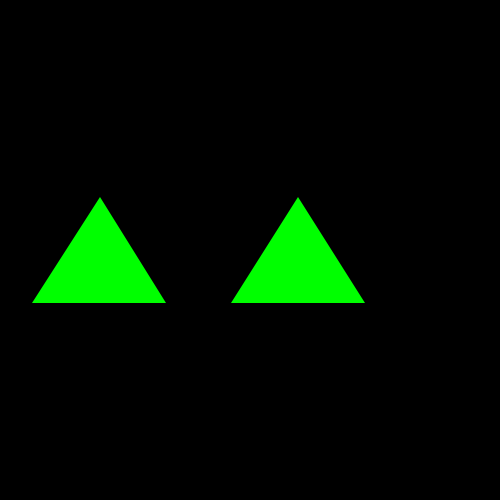
Frame 1 (no input)
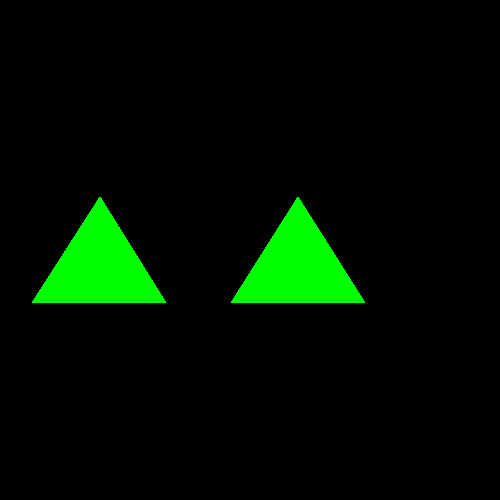
Frame 60 (the mouse pressed at the canvas centre just before this capture)
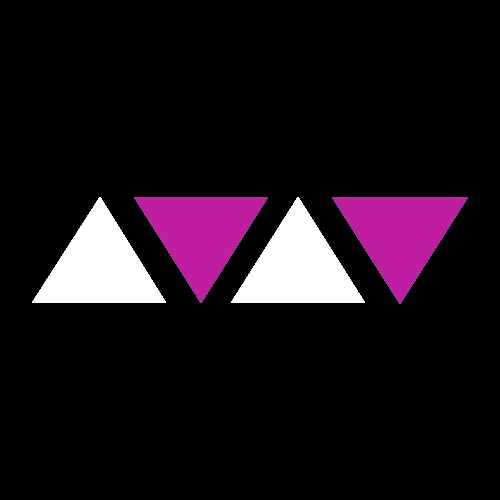
Frame 120 (the mouse held since frame 60 and released just before this capture)

The Processing sketch that drew these frames (run headless with seeded random() and noise(); from frame 60 on, the mouse is pressed at the canvas centre):

// Processing sketch: processing_121294
// ── processing_121294.pde



void setup(){
  size(500,500);
  background(0);
   
}
 
 
 
void draw(){
   
  if(mouseX< 200){
    fill(0,255,0);
  }else if (mouseX>250 && mouseX<500){
  fill(0);
  }
   
  else{
    fill(255);
 
  }
noStroke();
triangle(100,197,166,303,32,303);
triangle(298,197,365,303,231,303);
 
 
 
/*2*/
 
  if(mouseY< 200){
    fill(0);
  }else if (mouseY>250 && mouseY<250){
 color topColor = color(250,130,40);
  color buttomColor = color(0);
  
  beginShape(TRIANGLE);
    fill(topColor);
      vertex(0, 0);
    fill(topColor);
      vertex(width, 0);
    fill(topColor);
      vertex(width, height);
    fill(buttomColor);
      vertex(0, height);
  endShape(CLOSE);
} 
   
  else{
    fill(random(255),random(255),random(255));
 
  }
noStroke();
triangle(134,197,268,197,201,303);
triangle(332,197,468,197,400,304);
 
 
}
